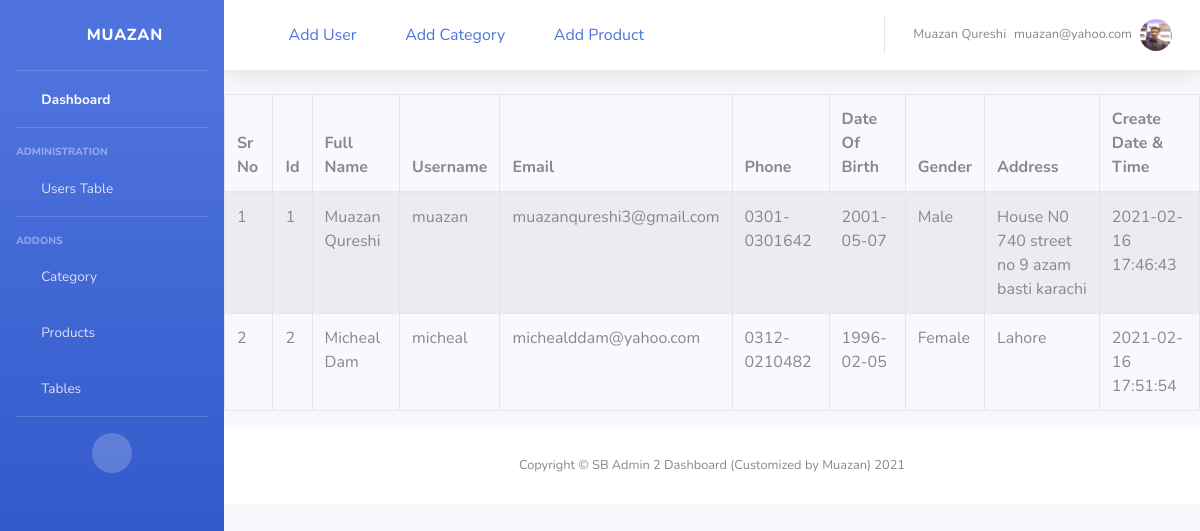
Screenshot of /users_table.php (signed in) with the database file from the repository.
### tables this page shows
CREATE TABLE `users` (
  `id` int(11) NOT NULL,
  `fullname` varchar(50) NOT NULL,
  `username` varchar(50) NOT NULL,
  `email` varchar(50) NOT NULL,
  `phone` varchar(20) NOT NULL,
  `password` varchar(50) NOT NULL,
  `dob` date NOT NULL,
  `gender` varchar(10) NOT NULL,
  `photo` varchar(1000) NOT NULL,
  `address` varchar(500) NOT NULL,
  `role` int(11) NOT NULL,
  `status` int(11) NOT NULL DEFAULT 1,
  `createdate` timestamp NOT NULL DEFAULT current_timestamp()
);

### main.php (called while the page is built, shortened)
<?php session_start();
class egan
{
    function connection()
    {
        $connect = mysqli_connect('localhost', 'root', '', 'egan');
        return $connect;
    }
    function userlive_info()
    {
        $a = $_SESSION['log'];
        $query = mysqli_query($this->connection(), "SELECT * FROM `admin` where email = '$a' ");
        return $query;
    }
    function getusersdata()
    {
        $sql = "SELECT * FROM `users`";
        $query = mysqli_query($this->connection(), $sql);
        return $query;
    }
}
$object = new egan;

### users_table.php (the view)
<?php include('header.php');
?>
<section>
    <table class="table table-striped table-bordered">
        <thead>
            <tr>
                <th>Sr No</th>
                <th>Id</th>
                <th>Full Name</th>
                <th>Username</th>
                <th>Email</th>
                <th>Phone</th>
                <th>Date Of Birth</th>
                <th>Gender</th>
                <th>Address</th>
                <th>Create Date & Time</th>
            </tr>
        </thead>
        <tbody>
            <?php
            $sr = 1;
            foreach ($object->getusersdata() as $userdata) {
            ?>
                <tr>
                    <td><?php echo $sr; ?></td>
                    <td><?php echo $userdata['id']; ?></td>
                    <td><?php echo $userdata['fullname']; ?></td>
                    <td><?php echo $userdata['username']; ?></td>
                    <td><?php echo $userdata['email']; ?></td>
                    <td><?php echo $userdata['phone']; ?></td>
                    <td><?php echo $userdata['dob']; ?></td>
                    <td><?php echo $userdata['gender']; ?></td>
                    <td><?php echo $userdata['address']; ?></td>
                    <td><?php echo $userdata['createdate']; ?></td>
                </tr>
            <?php
                $sr++;
            }
            ?>
        </tbody>
    </table>
</section>
<?php include('footer.php');
?>

### header.php (shortened to what this page needs)
<?php include('main.php');
foreach ($object->userlive_info() as $live) {
    $livename = $live['name'];
    $liveemail = $live['email'];
    $livephoto = $live['photo'];
}
?>
<!DOCTYPE html>
<html lang="en">
<head>
    <link href="vendor/fontawesome-free/css/all.min.css" rel="stylesheet" type="text/css">
    <link href="css/sb-admin-2.min.css" rel="stylesheet">
</head>
<body id="page-top">
    <div id="wrapper">
        <ul class="navbar-nav bg-gradient-primary sidebar sidebar-dark accordion" id="accordionSidebar">
            <a class="sidebar-brand d-flex align-items-center justify-content-center" href="index.php">
                <div class="sidebar-brand-icon rotate-n-15">
                    <i class="fas fa-laugh-wink"></i>
                </div>
                <div class="sidebar-brand-text mx-3">MUAZAN</div>
            </a>
            <hr class="sidebar-divider my-0">
            <li class="nav-item active">
                <a class="nav-link" href="index.php">
                    <i class="fas fa-fw fa-tachometer-alt"></i>
                    <span>Dashboard</span></a>
            </li>
            <hr class="sidebar-divider">
            <div class="sidebar-heading">
                Administration
            </div>
            <li class="nav-item">
                <a class="nav-link" href="users_table.php">
                    <i class="fas fa-fw fa-table"></i>
                    <span>Users Table</span>
                </a>
            </li>
            <hr class="sidebar-divider">
            <div class="sidebar-heading">
                Addons
            </div>
            <li class="nav-item">
                <a class="nav-link" href="category.php  ">
                    <i class="fas fa-fw fa-folder"></i>
                    <span>Category</span>
                </a>
            </li>
            <li class="nav-item">
                <a class="nav-link" href="products.php">
                    <i class="fas fa-fw fa-folder"></i>
                    <span>Products</span>
                </a>
            </li>
            <li class="nav-item">
                <a class="nav-link" href="tables.php">
                    <i class="fas fa-fw fa-table"></i>
                    <span>Tables</span></a>
            </li>
            <hr class="sidebar-divider d-none d-md-block">
            <div class="text-center d-none d-md-inline">
                <button class="rounded-circle border-0" id="sidebarToggle"></button>
            </div>
        </ul>
        <div id="content-wrapper" class="d-flex flex-column">
            <div id="content">
                <nav class="navbar navbar-expand navbar-light bg-white topbar mb-4 static-top shadow">
                    <a href="add_user.php" data-toggle="tooltip" data-placement="bottom" title="Add User">
                        <i class="fas fa-user-plus"></i>
                        <span>Add User</span>
                    </a>
                    <a href="add_category.php" data-toggle="tooltip" data-placement="bottom" title="Add Category">
                        <i class="fas fa-plus-square"></i>
                        <span>Add Category</span>
                    </a>
                    <a href="add_product.php" data-toggle="tooltip" data-placement="bottom" title="Add Product">
                        <i class="fas fa-plus-square"></i>
                        <span>Add Product</span>
                    </a>
                    <ul class="navbar-nav ml-auto">
                        <li class="nav-item dropdown no-arrow">
                            <a class="nav-link dropdown-toggle" href="#" id="userDropdown" role="button" data-toggle="dropdown" aria-haspopup="true" aria-expanded="false">
                                <span class="mr-2 d-none d-lg-inline text-gray-600 small"><?php echo $livename; ?></span>
                                <br>
                                <span class="mr-2 d-none d-lg-inline text-gray-600 small"><?php echo $liveemail; ?></span>
                                <img class="img-profile rounded-circle" src="uploads/admins/<?php echo $livephoto; ?>">
                            </a>
                        </li>
                    </ul>
                </nav>

### rows the page displays
users: id "1", fullname "Muazan Qureshi", username "muazan", email "muazanqureshi3@gmail.com", phone "0301-0301642", dob "2001-05-07", gender "Male", address "House N0 740 street no 9 azam basti karachi", createdate "2021-02-16 17:46:43"
users: id "2", fullname "Micheal Dam", username "micheal", email "michealddam@yahoo.com", phone "0312-0210482", dob "1996-02-05", gender "Female", address "Lahore", createdate "2021-02-16 17:51:54"

### other values shown
$livename "Muazan Qureshi"
$liveemail "muazan@yahoo.com"
